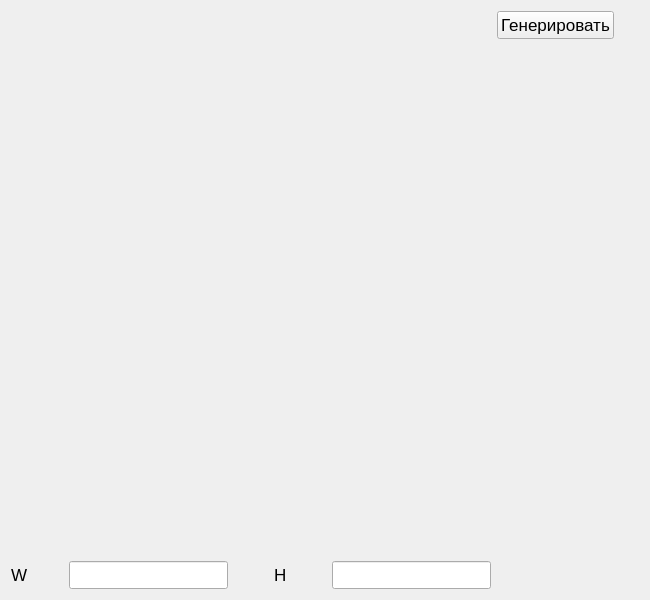
<?xml version="1.0" encoding="UTF-8"?>
<ui version="4.0">
 <class>MainWindowView</class>
 <widget class="QWidget" name="MainWindowView">
  <property name="enabled">
   <bool>true</bool>
  </property>
  <property name="geometry">
   <rect>
    <x>0</x>
    <y>0</y>
    <width>650</width>
    <height>600</height>
   </rect>
  </property>
  <property name="windowTitle">
   <string>Pathfinding</string>
  </property>
  <layout class="QGridLayout" name="gridLayout">
   <item row="0" column="0">
    <widget class="QWidget" name="widget" native="true">
     <property name="sizePolicy">
      <sizepolicy hsizetype="Fixed" vsizetype="Fixed">
       <horstretch>0</horstretch>
       <verstretch>0</verstretch>
      </sizepolicy>
     </property>
     <property name="minimumSize">
      <size>
       <width>480</width>
       <height>480</height>
      </size>
     </property>
     <property name="baseSize">
      <size>
       <width>0</width>
       <height>0</height>
      </size>
     </property>
    </widget>
   </item>
   <item row="0" column="1">
    <layout class="QVBoxLayout" name="verticalLayout">
     <item alignment="Qt::AlignmentFlag::AlignLeft">
      <widget class="QPushButton" name="pushButton">
       <property name="sizePolicy">
        <sizepolicy hsizetype="Fixed" vsizetype="Fixed">
         <horstretch>0</horstretch>
         <verstretch>0</verstretch>
        </sizepolicy>
       </property>
       <property name="font">
        <font>
         <pointsize>13</pointsize>
        </font>
       </property>
       <property name="text">
        <string>Генерировать</string>
       </property>
      </widget>
     </item>
     <item>
      <spacer name="verticalSpacer">
       <property name="orientation">
        <enum>Qt::Orientation::Vertical</enum>
       </property>
       <property name="sizeHint" stdset="0">
        <size>
         <width>20</width>
         <height>40</height>
        </size>
       </property>
      </spacer>
     </item>
    </layout>
   </item>
   <item row="1" column="0">
    <layout class="QHBoxLayout" name="horizontalLayout_3">
     <item>
      <layout class="QHBoxLayout" name="horizontalLayout_2">
       <item>
        <widget class="QLabel" name="label">
         <property name="font">
          <font>
           <pointsize>13</pointsize>
          </font>
         </property>
         <property name="text">
          <string>W</string>
         </property>
        </widget>
       </item>
       <item>
        <spacer name="horizontalSpacer">
         <property name="orientation">
          <enum>Qt::Orientation::Horizontal</enum>
         </property>
         <property name="sizeType">
          <enum>QSizePolicy::Policy::Fixed</enum>
         </property>
         <property name="sizeHint" stdset="0">
          <size>
           <width>20</width>
           <height>20</height>
          </size>
         </property>
        </spacer>
       </item>
       <item>
        <widget class="QLineEdit" name="lineEdit">
         <property name="sizePolicy">
          <sizepolicy hsizetype="Fixed" vsizetype="Fixed">
           <horstretch>0</horstretch>
           <verstretch>0</verstretch>
          </sizepolicy>
         </property>
         <property name="font">
          <font>
           <pointsize>13</pointsize>
          </font>
         </property>
        </widget>
       </item>
      </layout>
     </item>
     <item>
      <spacer name="horizontalSpacer_3">
       <property name="orientation">
        <enum>Qt::Orientation::Horizontal</enum>
       </property>
       <property name="sizeType">
        <enum>QSizePolicy::Policy::Fixed</enum>
       </property>
       <property name="sizeHint" stdset="0">
        <size>
         <width>40</width>
         <height>20</height>
        </size>
       </property>
      </spacer>
     </item>
     <item>
      <layout class="QHBoxLayout" name="horizontalLayout">
       <item>
        <widget class="QLabel" name="label_2">
         <property name="font">
          <font>
           <pointsize>13</pointsize>
          </font>
         </property>
         <property name="text">
          <string>H</string>
         </property>
        </widget>
       </item>
       <item>
        <spacer name="horizontalSpacer_2">
         <property name="orientation">
          <enum>Qt::Orientation::Horizontal</enum>
         </property>
         <property name="sizeType">
          <enum>QSizePolicy::Policy::Fixed</enum>
         </property>
         <property name="sizeHint" stdset="0">
          <size>
           <width>20</width>
           <height>20</height>
          </size>
         </property>
        </spacer>
       </item>
       <item>
        <widget class="QLineEdit" name="lineEdit_2">
         <property name="sizePolicy">
          <sizepolicy hsizetype="Fixed" vsizetype="Fixed">
           <horstretch>0</horstretch>
           <verstretch>0</verstretch>
          </sizepolicy>
         </property>
         <property name="font">
          <font>
           <pointsize>13</pointsize>
          </font>
         </property>
        </widget>
       </item>
      </layout>
     </item>
    </layout>
   </item>
  </layout>
 </widget>
 <resources/>
 <connections/>
</ui>
